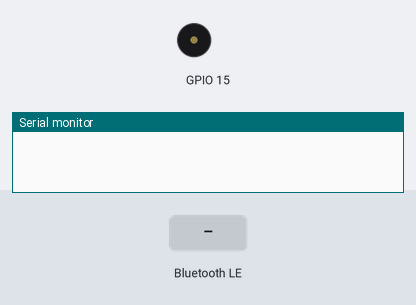
Bench run of a sketch on a simulated ESP32. Parts: buzzer (waves = sounding), the last lines printed to the serial monitor. Inputs (shaded band) come from the test bench. Nothing arrives over Bluetooth unless stated; a phone connects over Bluetooth LE 3 s after start.

Above: at 1.2 s.
1.3 s: Bluetooth LE write "1" received
At 1.7 s:
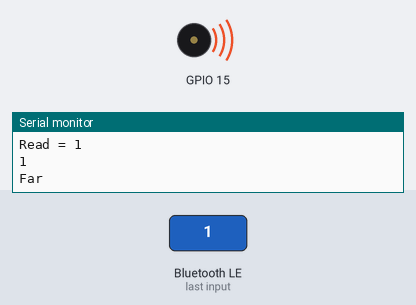
Timing chart, 0 to 4.3 s (numbered marks = the images above; inputs shaded):
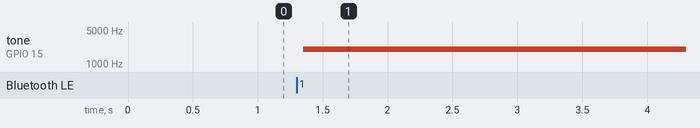

Measured:
- after the input at 1.3 s, tone on GPIO 15: silent → 2000 Hz after 0.05 s

The sketch:

P__final2.ino
```cpp
#include <BLEDevice.h>
#include <BLEUtils.h>
#include <BLEServer.h>

String valor;

int freq = 0 ;
int channel = 0;
int resolution = 8;
const int buzz=15;

#define SERVICE_UUID        "4fafc201-1fb5-459e-8fcc-c5c9c331914b"
#define CHARACTERISTIC_UUID "beb5483e-36e1-4688-b7f5-ea07361b26a8"

class MyCallbacks: public BLECharacteristicCallbacks {
    void onWrite(BLECharacteristic *pCharacteristic) {
      std::string value = pCharacteristic->getValue();

      if (value.length() > 0) {
        valor = "";
        for (int i = 0; i < value.length(); i++){
          // Serial.print(value[i]);
          valor = valor + value[i];
        }

        Serial.println("*********");
        Serial.print("Read = ");
        Serial.println(valor);
        Serial.println(value.length());
        if (value.length() < 3){
         freq = 2000;
         ledcWriteTone(channel, freq);
         Serial.println("Far");
        }else{
         freq = 0;
         ledcWriteTone(channel, freq);
         Serial.println("Near");
        }
        }
      }
};

void setup() {
  Serial.begin(115200);

  ledcSetup(channel, freq, resolution);
  ledcAttachPin(15, channel);

  BLEDevice::init("MyESP32");
  BLEServer *pServer = BLEDevice::createServer();
  BLEService *pService = pServer->createService(SERVICE_UUID);
  BLECharacteristic *pCharacteristic = pService->createCharacteristic(
                                         CHARACTERISTIC_UUID,
                                         BLECharacteristic::PROPERTY_READ |
                                         BLECharacteristic::PROPERTY_WRITE
                                       );

  pCharacteristic->setCallbacks(new MyCallbacks());
  pCharacteristic->setValue("Hello World");
  pService->start();

  BLEAdvertising *pAdvertising = pServer->getAdvertising();
  pAdvertising->start();
}

void loop() {
  delay(2000);
}
```
